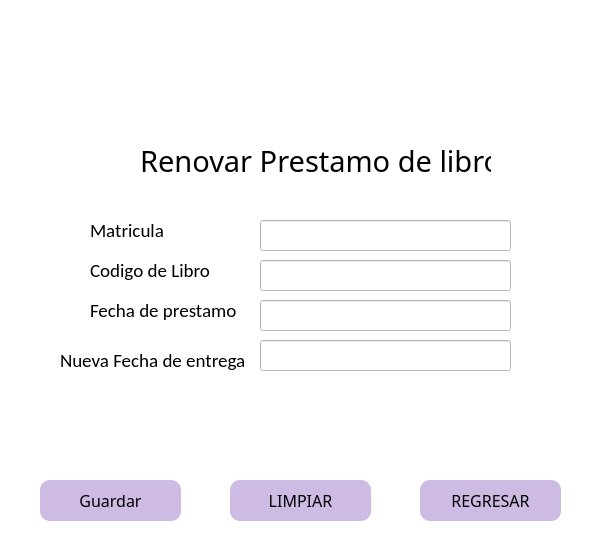
<?xml version="1.0" encoding="UTF-8"?>
<ui version="4.0">
 <class>MainWindow</class>
 <widget class="QMainWindow" name="MainWindow">
  <property name="geometry">
   <rect>
    <x>0</x>
    <y>0</y>
    <width>602</width>
    <height>557</height>
   </rect>
  </property>
  <property name="windowTitle">
   <string>MainWindow</string>
  </property>
  <property name="styleSheet">
   <string notr="true">background-color: rgb(255, 255, 255);</string>
  </property>
  <widget class="QWidget" name="centralwidget">
   <widget class="QPushButton" name="pbLimpiar">
    <property name="geometry">
     <rect>
      <x>230</x>
      <y>480</y>
      <width>141</width>
      <height>41</height>
     </rect>
    </property>
    <property name="font">
     <font>
      <family>Dubai Medium</family>
      <pointsize>12</pointsize>
     </font>
    </property>
    <property name="styleSheet">
     <string notr="true">QPushButton{

	background-color:rgb(205, 187, 227);
	border-radius:10px;
	border:10px;
}


QPushButton:hover{
background-color: rgb(170, 255, 127);
	border-radius:10px;
	border: 10px;
}</string>
    </property>
    <property name="text">
     <string>LIMPIAR</string>
    </property>
   </widget>
   <widget class="QLabel" name="label">
    <property name="geometry">
     <rect>
      <x>140</x>
      <y>140</y>
      <width>351</width>
      <height>41</height>
     </rect>
    </property>
    <property name="font">
     <font>
      <family>Segoe MDL2 Assets</family>
      <pointsize>22</pointsize>
     </font>
    </property>
    <property name="text">
     <string>Renovar Prestamo de libro</string>
    </property>
   </widget>
   <widget class="QPushButton" name="pbRegresar">
    <property name="geometry">
     <rect>
      <x>420</x>
      <y>480</y>
      <width>141</width>
      <height>41</height>
     </rect>
    </property>
    <property name="font">
     <font>
      <family>Dubai Medium</family>
      <pointsize>12</pointsize>
     </font>
    </property>
    <property name="styleSheet">
     <string notr="true">QPushButton{

	background-color:rgb(205, 187, 227);
	border-radius:10px;
	border:10px;
}


QPushButton:hover{
background-color: rgb(170, 255, 127);
	border-radius:10px;
	border: 10px;
}</string>
    </property>
    <property name="text">
     <string>REGRESAR</string>
    </property>
   </widget>
   <widget class="QLabel" name="label_2">
    <property name="geometry">
     <rect>
      <x>60</x>
      <y>10</y>
      <width>491</width>
      <height>101</height>
     </rect>
    </property>
    <property name="styleSheet">
     <string notr="true"/>
    </property>
    <property name="text">
     <string/>
    </property>
    <property name="pixmap">
     <pixmap>../imagenes/Logo.png</pixmap>
    </property>
    <property name="scaledContents">
     <bool>true</bool>
    </property>
   </widget>
   <widget class="QLineEdit" name="lineEdit_Matricula">
    <property name="geometry">
     <rect>
      <x>260</x>
      <y>220</y>
      <width>251</width>
      <height>31</height>
     </rect>
    </property>
    <property name="font">
     <font>
      <pointsize>10</pointsize>
     </font>
    </property>
    <property name="styleSheet">
     <string notr="true">QLineEdit{
border: .5px solid
}
</string>
    </property>
   </widget>
   <widget class="QLabel" name="label_9">
    <property name="geometry">
     <rect>
      <x>90</x>
      <y>220</y>
      <width>91</width>
      <height>20</height>
     </rect>
    </property>
    <property name="font">
     <font>
      <family>Calibri</family>
      <pointsize>14</pointsize>
     </font>
    </property>
    <property name="text">
     <string>Matricula</string>
    </property>
   </widget>
   <widget class="QPushButton" name="pbGuardar">
    <property name="geometry">
     <rect>
      <x>40</x>
      <y>480</y>
      <width>141</width>
      <height>41</height>
     </rect>
    </property>
    <property name="font">
     <font>
      <family>Dubai Medium</family>
      <pointsize>12</pointsize>
     </font>
    </property>
    <property name="styleSheet">
     <string notr="true">QPushButton{

	background-color:rgb(205, 187, 227);
	border-radius:10px;
	border:10px;
}


QPushButton:hover{
background-color: rgb(170, 255, 127);
	border-radius:10px;
	border: 10px;
}</string>
    </property>
    <property name="text">
     <string>Guardar</string>
    </property>
   </widget>
   <widget class="QLabel" name="label_10">
    <property name="geometry">
     <rect>
      <x>90</x>
      <y>300</y>
      <width>161</width>
      <height>20</height>
     </rect>
    </property>
    <property name="font">
     <font>
      <family>Calibri</family>
      <pointsize>14</pointsize>
     </font>
    </property>
    <property name="text">
     <string>Fecha de prestamo</string>
    </property>
   </widget>
   <widget class="QLineEdit" name="lineEdit_Fecha">
    <property name="geometry">
     <rect>
      <x>260</x>
      <y>300</y>
      <width>251</width>
      <height>31</height>
     </rect>
    </property>
    <property name="font">
     <font>
      <pointsize>10</pointsize>
     </font>
    </property>
    <property name="styleSheet">
     <string notr="true">QLineEdit{
border: .5px solid
}
</string>
    </property>
   </widget>
   <widget class="QLineEdit" name="lineEdit_NuevaFecha">
    <property name="geometry">
     <rect>
      <x>260</x>
      <y>340</y>
      <width>251</width>
      <height>31</height>
     </rect>
    </property>
    <property name="font">
     <font>
      <pointsize>10</pointsize>
     </font>
    </property>
    <property name="tabletTracking">
     <bool>false</bool>
    </property>
    <property name="layoutDirection">
     <enum>Qt::LeftToRight</enum>
    </property>
    <property name="autoFillBackground">
     <bool>false</bool>
    </property>
    <property name="styleSheet">
     <string notr="true">QLineEdit{
border: .5px solid
}
</string>
    </property>
    <property name="text">
     <string/>
    </property>
    <property name="echoMode">
     <enum>QLineEdit::Normal</enum>
    </property>
    <property name="alignment">
     <set>Qt::AlignLeading|Qt::AlignLeft|Qt::AlignTop</set>
    </property>
   </widget>
   <widget class="QLabel" name="label_4">
    <property name="geometry">
     <rect>
      <x>60</x>
      <y>350</y>
      <width>191</width>
      <height>20</height>
     </rect>
    </property>
    <property name="font">
     <font>
      <family>Calibri</family>
      <pointsize>14</pointsize>
     </font>
    </property>
    <property name="text">
     <string>Nueva Fecha de entrega</string>
    </property>
   </widget>
   <widget class="QLineEdit" name="lineEdit_CodigoLibro">
    <property name="geometry">
     <rect>
      <x>260</x>
      <y>260</y>
      <width>251</width>
      <height>31</height>
     </rect>
    </property>
    <property name="font">
     <font>
      <pointsize>10</pointsize>
     </font>
    </property>
    <property name="styleSheet">
     <string notr="true">QLineEdit{
border: .5px solid
}
</string>
    </property>
   </widget>
   <widget class="QLabel" name="label_11">
    <property name="geometry">
     <rect>
      <x>90</x>
      <y>260</y>
      <width>161</width>
      <height>20</height>
     </rect>
    </property>
    <property name="font">
     <font>
      <family>Calibri</family>
      <pointsize>14</pointsize>
     </font>
    </property>
    <property name="text">
     <string>Codigo de Libro</string>
    </property>
   </widget>
  </widget>
 </widget>
 <tabstops>
  <tabstop>pbLimpiar</tabstop>
 </tabstops>
 <resources/>
 <connections/>
</ui>
